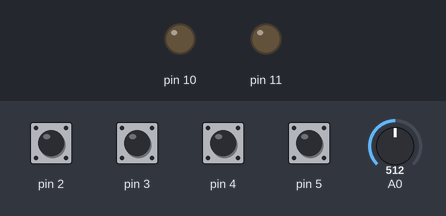
The sketch below on a simulated Arduino Uno, built with avr-gcc and run on an emulated ATmega328P. Shown: output pins drawn as LEDs (lit = HIGH). The inputs (shaded band) are chosen by the test bench; at power-on: pin 2–5 HIGH, A0 = 512.

Above: at 1.2 s.
1.3 s: pin 2 pulled LOW for 0.15 s
At 1.37 s:
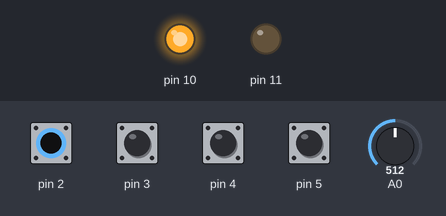
2.9 s: pin 4 pulled LOW for 0.15 s
At 2.97 s:
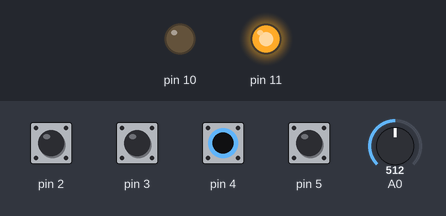
Timing chart, 0 to 5.9 s (numbered marks = the images above; inputs shaded):
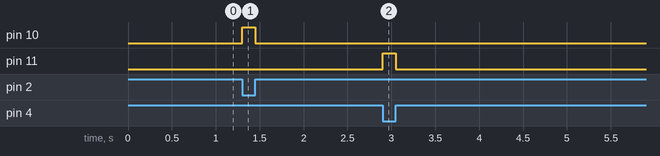

Measured:
- after the input at 1.3 s, pin 10: LOW → HIGH at once, → LOW 0.15 s later
- after the input at 2.9 s, pin 11: LOW → HIGH at once, → LOW 0.15 s later

The sketch:

arduino_forum_506042.ino
```cpp
//#define DEBUG

#ifdef DEBUG
#define LOG(s) Serial.println(s)
#define LOGN(s) Serial.print(s)
#else
#define LOG(s)
#define LOGN(s)
#endif


/**
   A simple debounce. We only really need this for the "PRESS" button.
*/

class DebounceButton {
    const byte pin;
    byte state;
    byte prevState;
    uint32_t debounce_ms;
  public:
    DebounceButton(byte pinAttach) : pin(pinAttach) {}
    void setup() {
      pinMode(pin, INPUT_PULLUP);
    }
    void loop() {
      prevState = state;
      if (millis() - debounce_ms > 50) {
        state = digitalRead(pin);
      }
      if (state != prevState) {
        debounce_ms = millis();
        LOGN(rising() ? 'R' : '-');
        LOGN(high() ? 'H' : '-');
        LOGN(falling() ?  'F' : '-');
        LOGN(low() ? 'L' : '-');
        LOG();
      }
    }
    boolean high() {
      return state != LOW;
    }
    boolean low() {
      return state == LOW;
    }
    boolean rising() {
      return state != LOW && prevState == LOW;
    }
    boolean falling() {
      return state == LOW && prevState != LOW;
    }
};

/**
   The only purpose of this class id to bundle a pair of variables together
*/

class SimpleButton {
    const byte pin;
    byte state;
  public:
    SimpleButton(byte pinAttach) : pin(pinAttach) {}
    void setup() {
      pinMode(pin, INPUT_PULLUP);
    }
    void loop() {
      state = digitalRead(pin);
    }
    boolean high() {
      return state != LOW;
    }
    boolean low() {
      return state == LOW;
    }
};


/**
   the purpose of this class is to encapsulate the output pins
   and guarantee that they will *never* be both HIGH at the same time
*/
class RetractExtend {
    const byte retractPin, extendPin;

    enum State { IDLE, EXTEND, RETRACT } state = IDLE;

  public:
    RetractExtend(byte retractAttach, byte extendAttach) : retractPin(retractAttach), extendPin(extendAttach) {}

    void setup() {
      pinMode(retractPin, OUTPUT);
      pinMode(extendPin, OUTPUT);
      off();
    }

    void retract() {
      // do this unconditionally, just in case
      digitalWrite(extendPin, LOW);

      if (state == EXTEND) {
        delay(10);
      }
      if (state != RETRACT) {
        LOG("retracting actuator");
        digitalWrite(retractPin, HIGH);
        state = RETRACT;
      }
    }

    void extend() {
      // do this unconditionally, just in case
      digitalWrite(retractPin, LOW);
      if (state == RETRACT) {
        delay(10);
      }

      if (state != EXTEND) {
        LOG("extending actuator");
        digitalWrite(extendPin, HIGH);
        state = EXTEND;
      }
    }

    void off() {
      // do this unconditionally, just in case
      digitalWrite(retractPin, LOW);
      digitalWrite(extendPin, LOW);

      if (state != IDLE) {
        LOG("stopping actuator");
        state = IDLE;
      }
    }
};


enum State {
  IDLE, PRESS_EXTEND, PRESS_RETRACT
} state = IDLE;

/**
   PINOUT

   Testing this with some buttons plugged into the board
*/

SimpleButton retractBtn(2), extendBtn(4), setBtn(3);
DebounceButton stampBtn(5);
RetractExtend actuator(10, 11);

int retractedPosition;
int extendedPosition;
int position;


/**
   This function needs to be replaced with soemthing that reads the digital encoder.
   For now, I will simulate it with a potentiometer on A0, which I will operate by hand.

   I am assuming that the EXTENDED position is GREATER than the RETRACTED position, and that the actuator
   EXTEND pin extends the acuator and causes the position to INCREASE over time.
*/

void readPosition() {
  position = analogRead(A0);
}

void setup() {
#ifdef DEBUG
  Serial.begin(9600);
  while (!Serial);

  LOG("Beginning sketch");
#endif

  retractBtn.setup();
  extendBtn.setup();
  setBtn.setup();
  stampBtn.setup();
  actuator.setup();
}

void loop() {
  retractBtn.loop();
  extendBtn.loop();
  setBtn.loop();
  stampBtn.loop();
  readPosition();

  switch (state) {
    case IDLE:
      if (stampBtn.falling()) {
        if (retractBtn.low() || extendBtn.low() || setBtn.low()) break;
        if (position < extendedPosition && retractedPosition < extendedPosition) {
          LOG("COMMENCING STAMP");
          actuator.extend();
          state = PRESS_EXTEND;
        }
      }
      else if (setBtn.low()) {
        if (retractBtn.low() != extendBtn.low()) {
          if (retractBtn.low()) {
            retractedPosition = position;
            LOGN("retractedPosition is now ");
            LOG(retractedPosition);
          }
          else  {
            extendedPosition = position;
            LOGN("extendedPosition is now ");
            LOG(extendedPosition);
          }
        }
      }
      else {
        if (retractBtn.low() != extendBtn.low()) {
          if (retractBtn.low()) {
            actuator.retract();
          }
          else  {
            actuator.extend();
          }
        }
        else {
          actuator.off();
        }
      }
      break;

    case PRESS_EXTEND:
      if (retractBtn.low() || extendBtn.low() || setBtn.low() || stampBtn.falling() ) {
        LOG("CANCELLING PRESS EXTENSION");
        actuator.off();
        state = IDLE;
        break;
      }
      else if (position >= extendedPosition) {
        LOG("END OF RANGE, COMMENCING RETRACT");
        actuator.retract();
        state = PRESS_RETRACT;
      }
      break;

    case PRESS_RETRACT:
      if (retractBtn.low() || extendBtn.low() || setBtn.low() || stampBtn.falling() ) {
        LOG("CANCELLING PRESS RETRACTION");
        actuator.off();
        state = IDLE;
        break;
      }
      else if (position <= retractedPosition) {
        LOG("END OF RANGE, CYCLE COMPLETE");
        actuator.off();
        state = IDLE;
      }
      break;
  }

}
```
